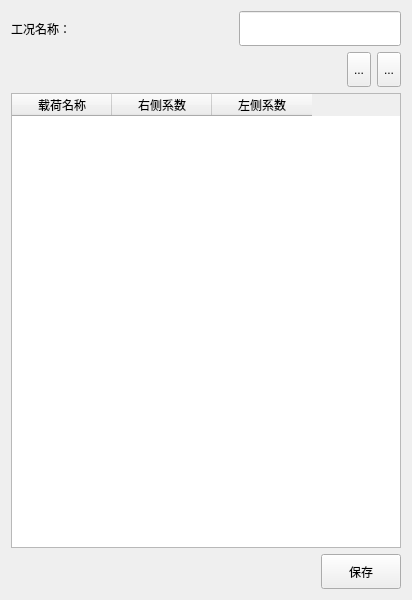
<?xml version="1.0" encoding="UTF-8"?>
<ui version="4.0">
 <class>Form</class>
 <widget class="QWidget" name="Form">
  <property name="geometry">
   <rect>
    <x>0</x>
    <y>0</y>
    <width>412</width>
    <height>600</height>
   </rect>
  </property>
  <property name="windowTitle">
   <string>工况编辑</string>
  </property>
  <property name="windowIcon">
   <iconset>
    <normaloff>../icons/edit.png</normaloff>../icons/edit.png</iconset>
  </property>
  <layout class="QGridLayout" name="gridLayout">
   <item row="0" column="0">
    <widget class="QWidget" name="widget_2" native="true">
     <property name="minimumSize">
      <size>
       <width>0</width>
       <height>35</height>
      </size>
     </property>
     <layout class="QHBoxLayout" name="horizontalLayout_2">
      <property name="leftMargin">
       <number>0</number>
      </property>
      <property name="topMargin">
       <number>0</number>
      </property>
      <property name="rightMargin">
       <number>0</number>
      </property>
      <property name="bottomMargin">
       <number>0</number>
      </property>
      <item>
       <widget class="QLabel" name="label">
        <property name="text">
         <string>工况名称：</string>
        </property>
       </widget>
      </item>
      <item>
       <spacer name="horizontalSpacer_2">
        <property name="orientation">
         <enum>Qt::Horizontal</enum>
        </property>
        <property name="sizeHint" stdset="0">
         <size>
          <width>40</width>
          <height>20</height>
         </size>
        </property>
       </spacer>
      </item>
      <item>
       <widget class="QLineEdit" name="lineEdit">
        <property name="minimumSize">
         <size>
          <width>100</width>
          <height>35</height>
         </size>
        </property>
        <property name="readOnly">
         <bool>true</bool>
        </property>
       </widget>
      </item>
     </layout>
    </widget>
   </item>
   <item row="3" column="0">
    <widget class="QWidget" name="widget" native="true">
     <property name="minimumSize">
      <size>
       <width>0</width>
       <height>35</height>
      </size>
     </property>
     <layout class="QHBoxLayout" name="horizontalLayout">
      <property name="leftMargin">
       <number>0</number>
      </property>
      <property name="topMargin">
       <number>0</number>
      </property>
      <property name="rightMargin">
       <number>0</number>
      </property>
      <property name="bottomMargin">
       <number>0</number>
      </property>
      <item>
       <spacer name="horizontalSpacer">
        <property name="orientation">
         <enum>Qt::Horizontal</enum>
        </property>
        <property name="sizeHint" stdset="0">
         <size>
          <width>40</width>
          <height>20</height>
         </size>
        </property>
       </spacer>
      </item>
      <item>
       <widget class="QPushButton" name="saveButton">
        <property name="minimumSize">
         <size>
          <width>0</width>
          <height>35</height>
         </size>
        </property>
        <property name="text">
         <string>保存</string>
        </property>
       </widget>
      </item>
     </layout>
    </widget>
   </item>
   <item row="2" column="0">
    <widget class="QTableWidget" name="tableWidget">
     <column>
      <property name="text">
       <string>载荷名称</string>
      </property>
     </column>
     <column>
      <property name="text">
       <string>右侧系数</string>
      </property>
     </column>
     <column>
      <property name="text">
       <string>左侧系数</string>
      </property>
     </column>
    </widget>
   </item>
   <item row="1" column="0">
    <widget class="QWidget" name="widget_3" native="true">
     <property name="minimumSize">
      <size>
       <width>0</width>
       <height>35</height>
      </size>
     </property>
     <layout class="QHBoxLayout" name="horizontalLayout_3">
      <property name="leftMargin">
       <number>0</number>
      </property>
      <property name="topMargin">
       <number>0</number>
      </property>
      <property name="rightMargin">
       <number>0</number>
      </property>
      <property name="bottomMargin">
       <number>0</number>
      </property>
      <item>
       <spacer name="horizontalSpacer_3">
        <property name="orientation">
         <enum>Qt::Horizontal</enum>
        </property>
        <property name="sizeHint" stdset="0">
         <size>
          <width>40</width>
          <height>20</height>
         </size>
        </property>
       </spacer>
      </item>
      <item>
       <widget class="QToolButton" name="addButton">
        <property name="minimumSize">
         <size>
          <width>0</width>
          <height>35</height>
         </size>
        </property>
        <property name="text">
         <string>...</string>
        </property>
        <property name="icon">
         <iconset>
          <normaloff>../icons/add.png</normaloff>../icons/add.png</iconset>
        </property>
       </widget>
      </item>
      <item>
       <widget class="QToolButton" name="deleteButton">
        <property name="minimumSize">
         <size>
          <width>0</width>
          <height>35</height>
         </size>
        </property>
        <property name="text">
         <string>...</string>
        </property>
        <property name="icon">
         <iconset>
          <normaloff>../icons/remove.png</normaloff>../icons/remove.png</iconset>
        </property>
       </widget>
      </item>
     </layout>
    </widget>
   </item>
  </layout>
 </widget>
 <resources/>
 <connections/>
</ui>
